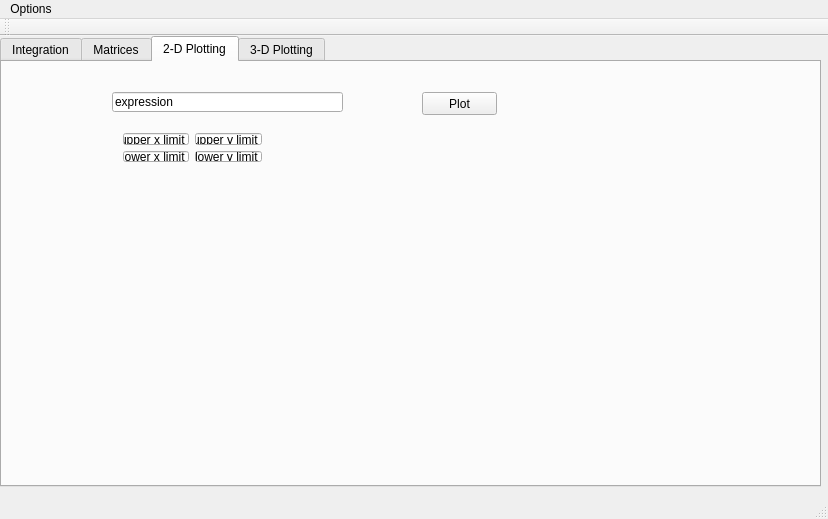
<?xml version="1.0" encoding="UTF-8"?>
<ui version="4.0">
 <class>MainWindow</class>
 <widget class="QMainWindow" name="MainWindow">
  <property name="geometry">
   <rect>
    <x>0</x>
    <y>0</y>
    <width>828</width>
    <height>519</height>
   </rect>
  </property>
  <property name="windowTitle">
   <string>NumInt</string>
  </property>
  <widget class="QWidget" name="centralWidget">
   <widget class="QTabWidget" name="tabWidget">
    <property name="geometry">
     <rect>
      <x>0</x>
      <y>0</y>
      <width>821</width>
      <height>451</height>
     </rect>
    </property>
    <property name="currentIndex">
     <number>2</number>
    </property>
    <widget class="QWidget" name="tab">
     <attribute name="title">
      <string>Integration</string>
     </attribute>
     <widget class="QWidget" name="layoutWidget">
      <property name="geometry">
       <rect>
        <x>190</x>
        <y>180</y>
        <width>401</width>
        <height>27</height>
       </rect>
      </property>
      <layout class="QHBoxLayout" name="horizontalLayout_6">
       <item>
        <widget class="QPushButton" name="pushButton">
         <property name="text">
          <string>integrate</string>
         </property>
        </widget>
       </item>
       <item>
        <widget class="QLineEdit" name="lineEdit_6"/>
       </item>
      </layout>
     </widget>
     <widget class="QWidget" name="layoutWidget_2">
      <property name="geometry">
       <rect>
        <x>10</x>
        <y>10</y>
        <width>781</width>
        <height>153</height>
       </rect>
      </property>
      <layout class="QHBoxLayout" name="horizontalLayout_5">
       <item>
        <layout class="QVBoxLayout" name="verticalLayout">
         <item>
          <layout class="QHBoxLayout" name="horizontalLayout_2">
           <item>
            <widget class="QLineEdit" name="lineEdit_7">
             <property name="text">
              <string>1</string>
             </property>
            </widget>
           </item>
           <item>
            <widget class="QLineEdit" name="lineEdit_4">
             <property name="text">
              <string>pi/4</string>
             </property>
            </widget>
           </item>
           <item>
            <widget class="QLineEdit" name="lineEdit_2">
             <property name="text">
              <string>sin(x)</string>
             </property>
            </widget>
           </item>
          </layout>
         </item>
         <item>
          <layout class="QHBoxLayout" name="horizontalLayout_4">
           <item>
            <widget class="QLabel" name="label_3">
             <property name="maximumSize">
              <size>
               <width>41</width>
               <height>81</height>
              </size>
             </property>
             <property name="text">
              <string/>
             </property>
             <property name="pixmap">
              <pixmap>:/images/intsymb.jpg</pixmap>
             </property>
            </widget>
           </item>
           <item>
            <widget class="QLabel" name="label_2">
             <property name="maximumSize">
              <size>
               <width>41</width>
               <height>81</height>
              </size>
             </property>
             <property name="text">
              <string/>
             </property>
             <property name="pixmap">
              <pixmap>:/images/intsymb.jpg</pixmap>
             </property>
            </widget>
           </item>
           <item>
            <widget class="QLabel" name="label">
             <property name="maximumSize">
              <size>
               <width>41</width>
               <height>81</height>
              </size>
             </property>
             <property name="text">
              <string/>
             </property>
             <property name="pixmap">
              <pixmap>:/images/intsymb.jpg</pixmap>
             </property>
            </widget>
           </item>
          </layout>
         </item>
         <item>
          <layout class="QHBoxLayout" name="horizontalLayout_3">
           <item>
            <widget class="QLineEdit" name="lineEdit_8">
             <property name="text">
              <string>0</string>
             </property>
            </widget>
           </item>
           <item>
            <widget class="QLineEdit" name="lineEdit_5">
             <property name="text">
              <string>0</string>
             </property>
            </widget>
           </item>
           <item>
            <widget class="QLineEdit" name="lineEdit_3">
             <property name="text">
              <string>0</string>
             </property>
            </widget>
           </item>
          </layout>
         </item>
        </layout>
       </item>
       <item>
        <layout class="QHBoxLayout" name="horizontalLayout">
         <item>
          <widget class="QLineEdit" name="lineEdit">
           <property name="minimumSize">
            <size>
             <width>341</width>
             <height>0</height>
            </size>
           </property>
           <property name="text">
            <string>(2*y*sin(x)+(cos(x))^2)/(sqrt(1-y^2))</string>
           </property>
           <property name="maxLength">
            <number>32767</number>
           </property>
          </widget>
         </item>
         <item>
          <widget class="QComboBox" name="comboBox">
           <property name="minimumSize">
            <size>
             <width>51</width>
             <height>0</height>
            </size>
           </property>
           <property name="maximumSize">
            <size>
             <width>51</width>
             <height>16777215</height>
            </size>
           </property>
           <item>
            <property name="text">
             <string>dy</string>
            </property>
           </item>
           <item>
            <property name="text">
             <string>dx</string>
            </property>
           </item>
           <item>
            <property name="text">
             <string>dz</string>
            </property>
           </item>
          </widget>
         </item>
         <item>
          <widget class="QComboBox" name="comboBox_2">
           <property name="minimumSize">
            <size>
             <width>51</width>
             <height>0</height>
            </size>
           </property>
           <property name="maximumSize">
            <size>
             <width>51</width>
             <height>16777215</height>
            </size>
           </property>
           <item>
            <property name="text">
             <string>dx</string>
            </property>
           </item>
           <item>
            <property name="text">
             <string>dy</string>
            </property>
           </item>
           <item>
            <property name="text">
             <string>dz</string>
            </property>
           </item>
           <item>
            <property name="text">
             <string/>
            </property>
           </item>
          </widget>
         </item>
         <item>
          <widget class="QComboBox" name="comboBox_3">
           <property name="minimumSize">
            <size>
             <width>51</width>
             <height>0</height>
            </size>
           </property>
           <property name="maximumSize">
            <size>
             <width>51</width>
             <height>16777215</height>
            </size>
           </property>
           <item>
            <property name="text">
             <string>dz</string>
            </property>
           </item>
           <item>
            <property name="text">
             <string>dx</string>
            </property>
           </item>
           <item>
            <property name="text">
             <string>dy</string>
            </property>
           </item>
          </widget>
         </item>
        </layout>
       </item>
      </layout>
     </widget>
    </widget>
    <widget class="QWidget" name="tab_2">
     <attribute name="title">
      <string>Matrices</string>
     </attribute>
     <widget class="QTextEdit" name="textEdit">
      <property name="geometry">
       <rect>
        <x>10</x>
        <y>10</y>
        <width>491</width>
        <height>331</height>
       </rect>
      </property>
     </widget>
     <widget class="QPushButton" name="pushButton_2">
      <property name="geometry">
       <rect>
        <x>420</x>
        <y>350</y>
        <width>80</width>
        <height>25</height>
       </rect>
      </property>
      <property name="text">
       <string>Run</string>
      </property>
     </widget>
     <widget class="QPlainTextEdit" name="plainTextEdit">
      <property name="geometry">
       <rect>
        <x>520</x>
        <y>10</y>
        <width>281</width>
        <height>331</height>
       </rect>
      </property>
     </widget>
    </widget>
    <widget class="QWidget" name="tab_4">
     <attribute name="title">
      <string>2-D Plotting</string>
     </attribute>
     <widget class="QCustomPlot" name="customPlot" native="true">
      <property name="geometry">
       <rect>
        <x>100</x>
        <y>130</y>
        <width>561</width>
        <height>281</height>
       </rect>
      </property>
     </widget>
     <widget class="QPushButton" name="pushButton_4">
      <property name="geometry">
       <rect>
        <x>420</x>
        <y>30</y>
        <width>75</width>
        <height>23</height>
       </rect>
      </property>
      <property name="text">
       <string>Plot</string>
      </property>
     </widget>
     <widget class="QLineEdit" name="lineEdit_16">
      <property name="geometry">
       <rect>
        <x>110</x>
        <y>30</y>
        <width>231</width>
        <height>20</height>
       </rect>
      </property>
      <property name="inputMask">
       <string>e\xpressio\n</string>
      </property>
     </widget>
     <widget class="QWidget" name="layoutWidget">
      <property name="geometry">
       <rect>
        <x>110</x>
        <y>60</y>
        <width>161</width>
        <height>51</height>
       </rect>
      </property>
      <layout class="QHBoxLayout" name="horizontalLayout_9">
       <item>
        <layout class="QVBoxLayout" name="verticalLayout_3">
         <item>
          <widget class="QLineEdit" name="lineEdit_17">
           <property name="inputMask">
            <string>upper \x limit</string>
           </property>
          </widget>
         </item>
         <item>
          <widget class="QLineEdit" name="lineEdit_18">
           <property name="inputMask">
            <string>lower \x limit</string>
           </property>
          </widget>
         </item>
        </layout>
       </item>
       <item>
        <layout class="QVBoxLayout" name="verticalLayout_4">
         <item>
          <widget class="QLineEdit" name="lineEdit_19">
           <property name="inputMask">
            <string>upper y limit</string>
           </property>
          </widget>
         </item>
         <item>
          <widget class="QLineEdit" name="lineEdit_20">
           <property name="inputMask">
            <string>lower y limit</string>
           </property>
          </widget>
         </item>
        </layout>
       </item>
      </layout>
     </widget>
    </widget>
    <widget class="QWidget" name="tab_3">
     <attribute name="title">
      <string>3-D Plotting</string>
     </attribute>
     <widget class="QGraphicsView" name="graphicsView">
      <property name="geometry">
       <rect>
        <x>60</x>
        <y>100</y>
        <width>631</width>
        <height>291</height>
       </rect>
      </property>
     </widget>
     <widget class="QSlider" name="verticalSlider">
      <property name="geometry">
       <rect>
        <x>780</x>
        <y>110</y>
        <width>22</width>
        <height>160</height>
       </rect>
      </property>
      <property name="orientation">
       <enum>Qt::Vertical</enum>
      </property>
     </widget>
     <widget class="QSlider" name="horizontalSlider">
      <property name="geometry">
       <rect>
        <x>590</x>
        <y>60</y>
        <width>160</width>
        <height>22</height>
       </rect>
      </property>
      <property name="orientation">
       <enum>Qt::Horizontal</enum>
      </property>
     </widget>
     <widget class="QLineEdit" name="lineEdit_9">
      <property name="geometry">
       <rect>
        <x>60</x>
        <y>10</y>
        <width>281</width>
        <height>20</height>
       </rect>
      </property>
      <property name="inputMask">
       <string>e\xpressio\n</string>
      </property>
     </widget>
     <widget class="QPushButton" name="pushButton_3">
      <property name="geometry">
       <rect>
        <x>370</x>
        <y>10</y>
        <width>75</width>
        <height>23</height>
       </rect>
      </property>
      <property name="text">
       <string>Plot</string>
      </property>
     </widget>
     <widget class="QWidget" name="layoutWidget">
      <property name="geometry">
       <rect>
        <x>60</x>
        <y>40</y>
        <width>221</width>
        <height>52</height>
       </rect>
      </property>
      <layout class="QVBoxLayout" name="verticalLayout_2">
       <item>
        <layout class="QHBoxLayout" name="horizontalLayout_8">
         <item>
          <widget class="QLineEdit" name="lineEdit_13">
           <property name="inputMask">
            <string>upper \x limit</string>
           </property>
          </widget>
         </item>
         <item>
          <widget class="QLineEdit" name="lineEdit_14">
           <property name="inputMask">
            <string>upper \y limit</string>
           </property>
          </widget>
         </item>
         <item>
          <widget class="QLineEdit" name="lineEdit_15">
           <property name="inputMask">
            <string>upper z limit</string>
           </property>
          </widget>
         </item>
        </layout>
       </item>
       <item>
        <layout class="QHBoxLayout" name="horizontalLayout_7">
         <item>
          <widget class="QLineEdit" name="lineEdit_10">
           <property name="inputMask">
            <string>lower \x limit</string>
           </property>
          </widget>
         </item>
         <item>
          <widget class="QLineEdit" name="lineEdit_11">
           <property name="inputMask">
            <string>lower \y limit</string>
           </property>
          </widget>
         </item>
         <item>
          <widget class="QLineEdit" name="lineEdit_12">
           <property name="inputMask">
            <string>lower \z limit</string>
           </property>
          </widget>
         </item>
        </layout>
       </item>
      </layout>
     </widget>
    </widget>
   </widget>
  </widget>
  <widget class="QMenuBar" name="menuBar">
   <property name="geometry">
    <rect>
     <x>0</x>
     <y>0</y>
     <width>828</width>
     <height>21</height>
    </rect>
   </property>
   <widget class="QMenu" name="menuFile">
    <property name="title">
     <string>Options</string>
    </property>
    <addaction name="actionNew_Window"/>
    <addaction name="separator"/>
    <addaction name="actionSave"/>
    <addaction name="separator"/>
    <addaction name="actionExit"/>
   </widget>
   <addaction name="menuFile"/>
  </widget>
  <widget class="QStatusBar" name="statusBar"/>
  <widget class="QToolBar" name="toolBar">
   <property name="windowTitle">
    <string>toolBar</string>
   </property>
   <attribute name="toolBarArea">
    <enum>TopToolBarArea</enum>
   </attribute>
   <attribute name="toolBarBreak">
    <bool>false</bool>
   </attribute>
  </widget>
  <action name="actionNew_Window">
   <property name="text">
    <string>Command History</string>
   </property>
  </action>
  <action name="actionSave">
   <property name="text">
    <string>Save</string>
   </property>
  </action>
  <action name="actionExit">
   <property name="text">
    <string>Exit</string>
   </property>
  </action>
 </widget>
 <layoutdefault spacing="6" margin="11"/>
 <customwidgets>
  <customwidget>
   <class>QCustomPlot</class>
   <extends>QWidget</extends>
   <header>qcustomplot.h</header>
   <container>1</container>
  </customwidget>
 </customwidgets>
 <resources/>
 <connections/>
</ui>
